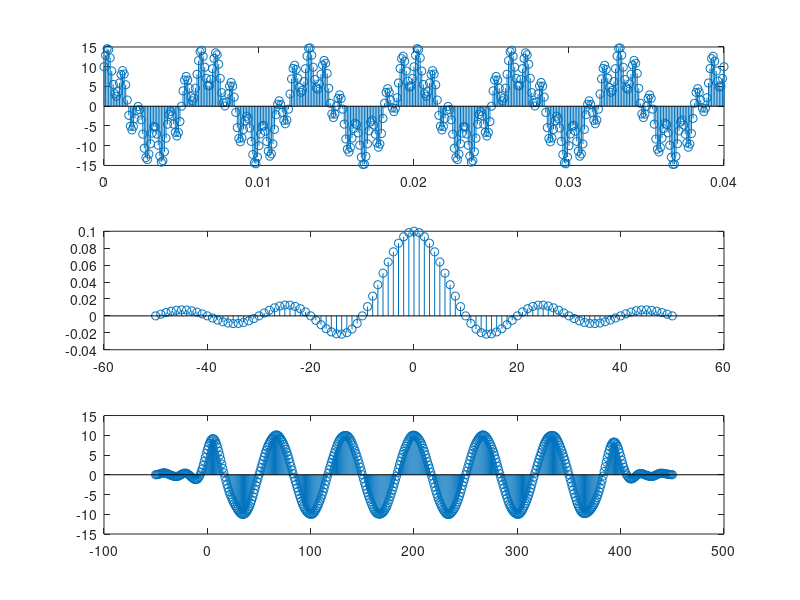

MATLAB code for this plot:
clear;
close all;
clc;

Nx = 401;
dt = 0.0001;
n  = 0:Nx-1;
t  = n * dt;

x = 10*cos(2*pi*150*t) + 5*sin(2*pi*1000*t);

Fc = 500;

Nh = 101;
nh = -(Nh-1)/2 : (Nh-1)/2;    %-50..50
h = 2*Fc*dt * sinc(2*Fc*dt*nh);

ny_inicio = n(1)   + nh(1);   % 0 + (-50)  = -50
ny_fin    = n(end) + nh(end); % 400 + 50   = 450
ny        = ny_inicio:ny_fin; % 501 elementos, igual que y

y = conv(x,h);

figure;
subplot(3,1,1)

stem(t,x)

subplot(3,1,2)

stem(nh,h)

subplot(3,1,3)

stem(ny, y)
